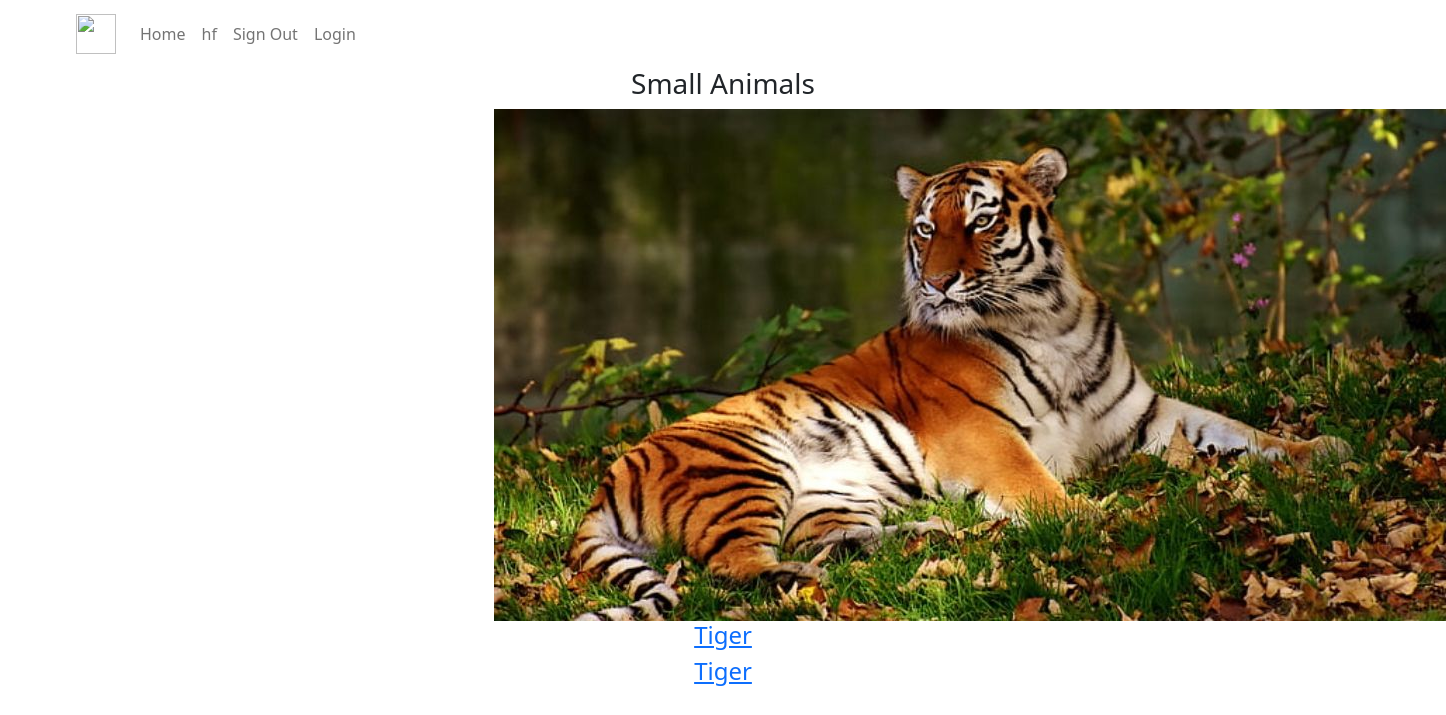
The page /small.php on the database its author committed.
### tables this page shows
CREATE TABLE `animals` (
  `animal_id` int(11) NOT NULL,
  `animal_name` varchar(30) NOT NULL,
  `come_from` varchar(30) NOT NULL,
  `picture` varchar(255) NOT NULL,
  `address` varchar(255) NOT NULL,
  `description` text DEFAULT NULL,
  `size` enum('big','medium','small') NOT NULL,
  `age` int(11) NOT NULL,
  `breed` varchar(30) NOT NULL,
  `available` int(15) NOT NULL
);

### small.php (the view, shortened to what this page needs)
<?php
require_once 'components/db_connect.php';
$sql = "SELECT * FROM animals WHERE size = 'small'";
$result = mysqli_query($connect, $sql);
$tbody="";
if(mysqli_num_rows($result)>0){
    while($row = mysqli_fetch_assoc($result)){
        $tbody .= "
        <div class='container col-4 nsl justify-content-center'>
          <div class='boox col-12 justify-content-center '>
                <a class='eddt' href='details.php?animal_id=".$row['animal_id']."'>
                  <img class='im-size' src='./pictures/" .$row['picture']."'>
                </a>
          </div>
          <div class='text-center nsl2'>
            <a class='eddt' href='details.php?animal_id=".$row['animal_id']."'>
              <h4>" .$row['animal_name']."</h4>
              <h4>" .$row['breed']."</h4>
            </a>
          </div>
        </div> ";
    };
}else {
    $tbody="
       <tr>
         <td> colspan='5' class='text-center'>Not Data </td>
        </tr>
    ";
}
?>
<!DOCTYPE html>
<html lang="en">
<head>
    <link rel="stylesheet" href="css/style.scss">
    <link href="https://cdn.jsdelivr.net/npm/bootstrap@5.1.3/dist/css/bootstrap.min.css" rel="stylesheet">
</head>
<body class="bbc">
  <?php require_once 'components/navigation.php' ?>
    <div id="items">
      <div class="row text-center dit justify-content-center">
        <div class="col-12">
          <h3 class="heading text-center">Small Animals</h3>
        </div>
        <div class="col-12 row">
           <?php echo $tbody; ?>
        </div>
      </div>
    </div>
</body>
</html>

### rows shown on the page
animals: picture (picture), animal_name "Tiger", breed "Tiger"
